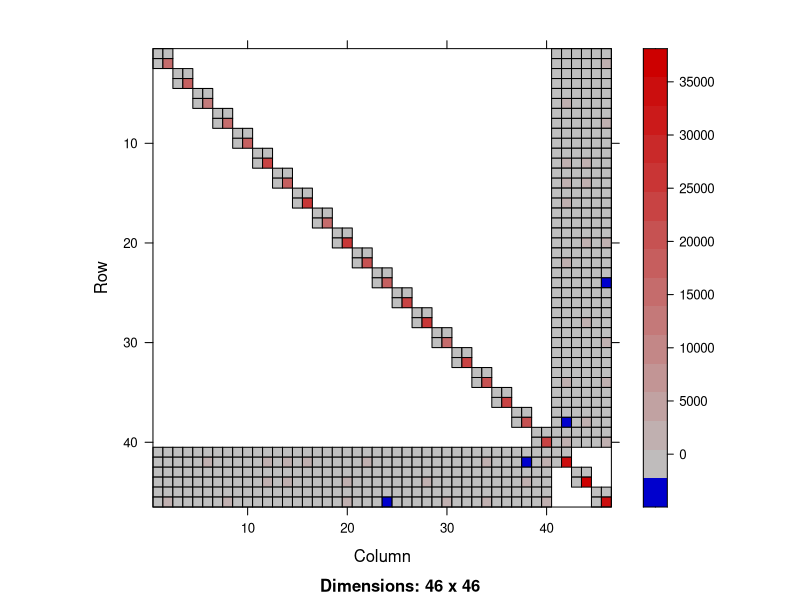

Recreate this plot in R. (Note: this script raises an error after producing the figure.)
library(MASS)
library(Matrix)
library(lme4)

# Say 20 subs, 5 readings each
fS <- gl(20, 50)
JS <- t(as(fS, Class = "sparseMatrix"))
num_s <- 5

# Random intercept and random readings as RFX
XS <- cbind(1,20*rnorm(1000))

# Generate random effects matrix for subject factor
ZS <- t(KhatriRao(t(JS), t(XS)))

# Say 3 sites/groups, subjects randomly scanned at
fG <- as.factor(sample(c(1:3),1000,replace=TRUE))
JG <- t(as(fG, Class = "sparseMatrix"))

# Random intercept and random readings as RFX
XG <- cbind(1,10*rnorm(1000))
num_g <- 2

# Generate random effects matrix for group factor
ZG <- t(KhatriRao(t(JG), t(XG)))

# Construct RFX matrix
Z <- cbind(ZS, ZG)

# Image of Z'Z
image(t(Z)%*%Z)

# Image of Zi'Zi where Z1 is the first 10 rows of Z, 
# z2 is second and so on
#image(t(Z[1:10,])%*%Z[1:10,])
#image(t(Z[11:20,])%*%Z[11:20,])

# Fixed effects matrix
X <- cbind(1, rnorm(1000), rnorm(1000))

# Make RFX variance matrix
cov_s <- matrix(c(2,0.5,0.5,4),nrow=2,ncol=2)
cov_g <- matrix(c(6,0.1,0.1,1),nrow=2,ncol=2)

# Combine to get sparse block diag
sigma <- cov_s
for (i in c(2:20)){
  sigma <- bdiag(sigma, cov_s)
}
for (i in c(1:3)){
  sigma <- bdiag(sigma, cov_g)
}

# Generate b
b <- mvrnorm(n = 1, matrix(0L, nrow = dim(Z)[2], ncol = 1), sigma, tol = 1e-6, empirical = FALSE, EISPACK = FALSE)

# Generate beta
beta <- c(1:3)

# Generate response 
y <- X%*%beta + Z%*%b + rnorm(1000)

#------------------------------------------------------------------------------------------------
# Now to see if lmer can decipher this model
y <- as.matrix(y)

x1 <- as.matrix(X[,1])
x2 <- as.matrix(X[,2])
x3 <- as.matrix(X[,3])

z1 <- as.matrix(XS[,1])
z2 <- as.matrix(XS[,2])
z3 <- as.matrix(XG[,1])
z4 <- as.matrix(XG[,2])

m <- lmer(y ~ x2 + x3 + (z2|fS) + (z4|fG)) #Don't need intercepts in R - automatically assumed

# FFX estimates
fixef(m)
print(beta)

# RFX estimates
ranef(m)
print(t(matrix(b, 2, 23)))

# RFX variances 
as.matrix(Matrix::bdiag(VarCorr(m)))
print(cov_s)
print(cov_g)

summary(m)

# 3 column format for Z
Z_3col<-as.data.frame(summary(Z))
colnames(Z_3col) <- NULL
write.csv(Z_3col,file="./testdata/Z_3col.csv",row.names=FALSE)

sigma_3col<-as.data.frame(summary(sigma))
colnames(sigma_3col) <- NULL
write.csv(sigma_3col,file="./testdata/true_rfxvar_3col.csv",row.names=FALSE)

X <- as.data.frame(X)
colnames(X)<-NULL
write.csv(X,file="./testdata/X.csv",row.names=FALSE)

Y <- as.data.frame(Y)
colnames(Y)<-NULL
write.csv(y,file="./testdata/Y.csv",row.names=FALSE)

beta <- as.data.frame(beta)
colnames(beta)<-NULL
write.csv(beta,file="./testdata/true_beta.csv",row.names=FALSE)


true_rfx <- data.frame(b)
colnames(true_rfx) <- NULL
write.csv(true_rfx,file="./testdata/true_b.csv",row.names=FALSE)

write.csv(c(1),file="./testdata/true_ffxvar.csv",row.names=FALSE)

# Save the estimates as well
rfx_1<-ranef(m)$fS
rfx_2<-ranef(m)$fG
colnames(rfx_1) <- ''
colnames(rfx_2) <- ''
est_rfx <- rbind(rfx_1,rfx_2)
colnames(est_rfx) <- NULL
write.csv(est_rfx,file="./testdata/estd_b.csv",row.names=FALSE)

rfxvar_est <- data.frame(as.matrix(Matrix::bdiag(VarCorr(m))))
colnames(rfxvar_est) <- NULL
write.csv(rfxvar_est,file="./testdata/estd_rfxvar.csv",row.names=FALSE)

est_ffx <- data.frame(fixef(m))
colnames(est_ffx) <- NULL
write.csv(est_ffx,file="./testdata/estd_beta.csv",row.names=FALSE)
